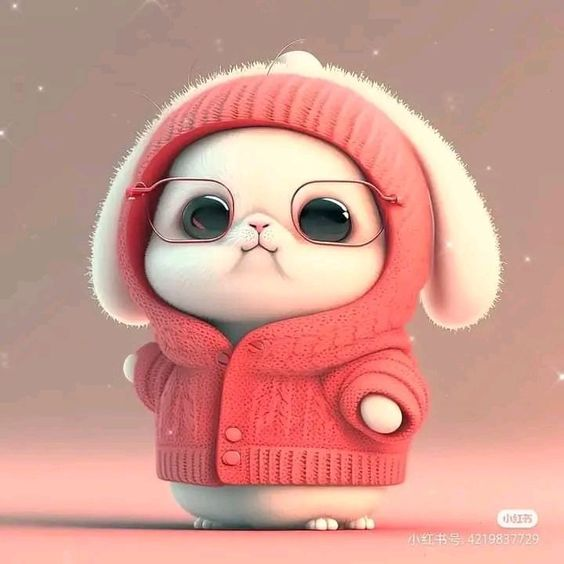
#> input picture comel.jpg, 564 x 564 px
$ python HistogramEqualisation.py
#> lines starting #> are read from the running program, lines starting #| are printed output that depends on the picture
import cv2
import numpy as np
import matplotlib.pyplot as plt

# Load grayscale image
img = cv2.imread('comel.jpg', cv2.IMREAD_GRAYSCALE)
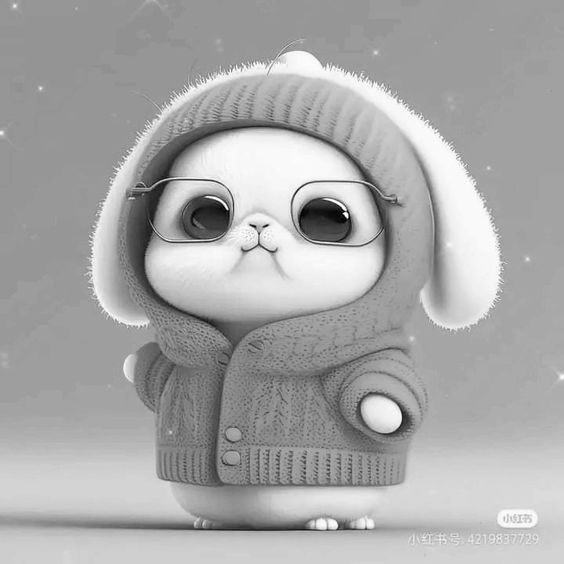
#> img: shape (564, 564); min 0, max 255, mean 168.3

# Calculate histogram
hist, bins = np.histogram(img.flatten(), 256, [0, 256])
#> hist = 256 values, max 25668 at index 150, min 1 at index 1, mean 1242.6; bins = 257 values from 0 to 256

# Calculate cumulative distribution function (CDF)
cdf = hist.cumsum()
#> cdf = 256 values from 15 to 318096
cdf_normalized = cdf * hist.max() / cdf.max()
#> cdf_normalized = 256 values from 1.21 to 25668

# Perform histogram equalization
equ = cv2.equalizeHist(img)
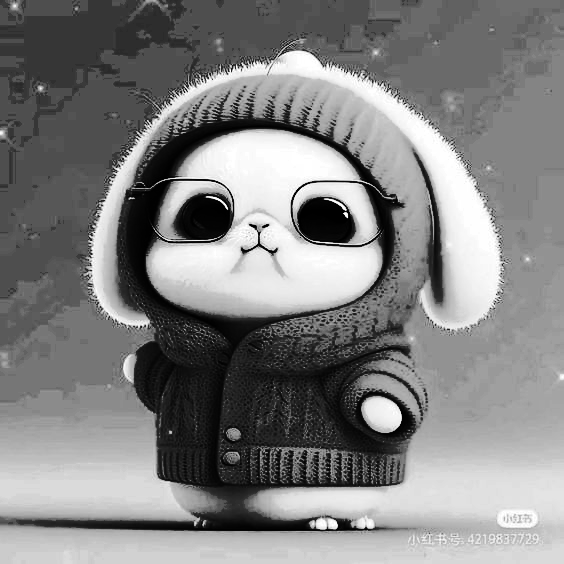
#> equ: shape (564, 564); min 0, max 255, mean 129.6

# Calculate new histogram
hist_equ, bins_equ = np.histogram(equ.flatten(), 256, [0, 256])
#> hist_equ = 256 values, max 25668 at index 78, min 0 at index 43, mean 1242.6; bins_equ = 257 values from 0 to 256

# Plot original and equalized images and their histograms
fig, axs = plt.subplots(2, 2, figsize=(8, 8))
axs[0, 0].imshow(img, cmap='gray')
axs[0, 0].set_title('Original Image')
axs[0, 1].hist(img.flatten(), 256, [0, 256], color='r')
axs[0, 1].set_title('Original Histogram')
axs[1, 0].imshow(equ, cmap='gray')
axs[1, 0].set_title('Equalized Image')
axs[1, 1].hist(equ.flatten(), 256, [0, 256], color='r')
axs[1, 1].set_title('Equalized Histogram')
plt.show()
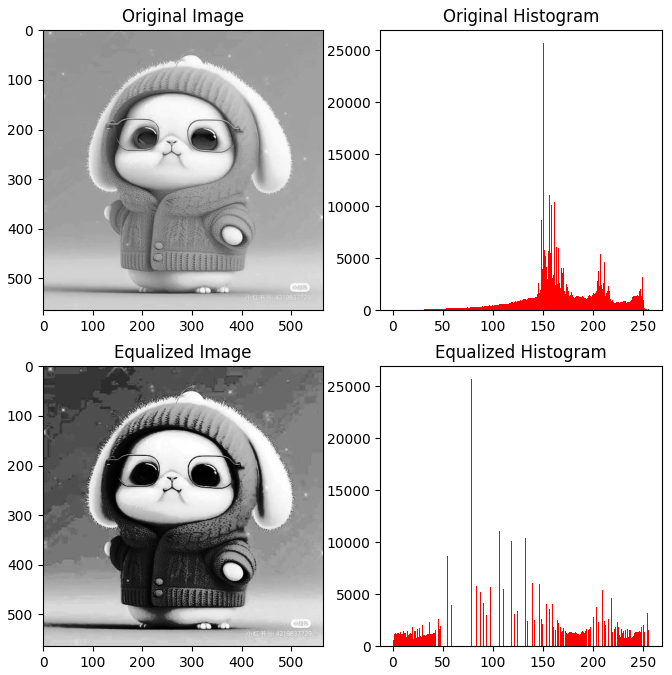
#> figure drawn by matplotlib, 4 panels; panel 2: tallest bar 25668 high, from x = 150 to 151; panel 4: tallest bar 25668 high, from x = 78 to 79

$ run again, with kiyowo.jpg copied over comel.jpg
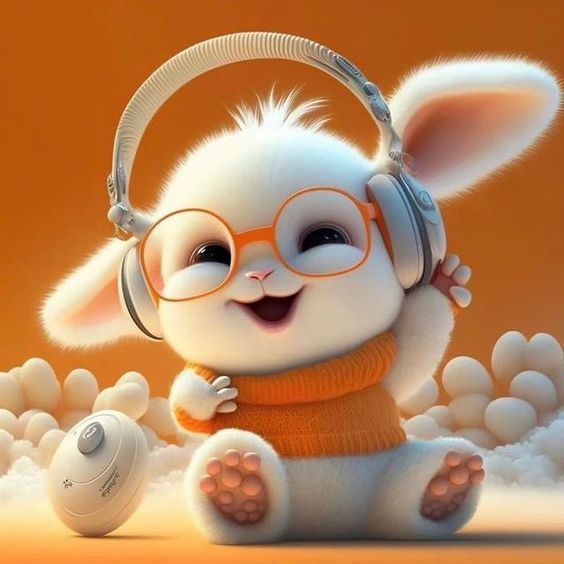
#> input picture kiyowo.jpg, 564 x 564 px
#> hist = 256 values, max 15507 at index 107, min 22 at index 34, mean 1242.6; bins = 257 values from 0 to 256
#> cdf = 256 values from 87 to 318096
#> cdf_normalized = 256 values from 4.24 to 15507
#> `equ = cv2.equalizeHist(img)`:
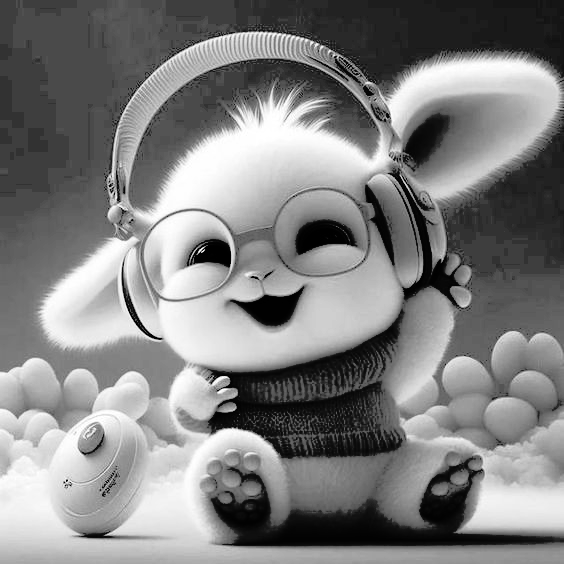
#> equ: shape (564, 564); min 0, max 255, mean 128.9
#> hist_equ = 256 values, max 15507 at index 74, min 0 at index 20, mean 1242.6; bins_equ = 257 values from 0 to 256
#> `plt.show()`:
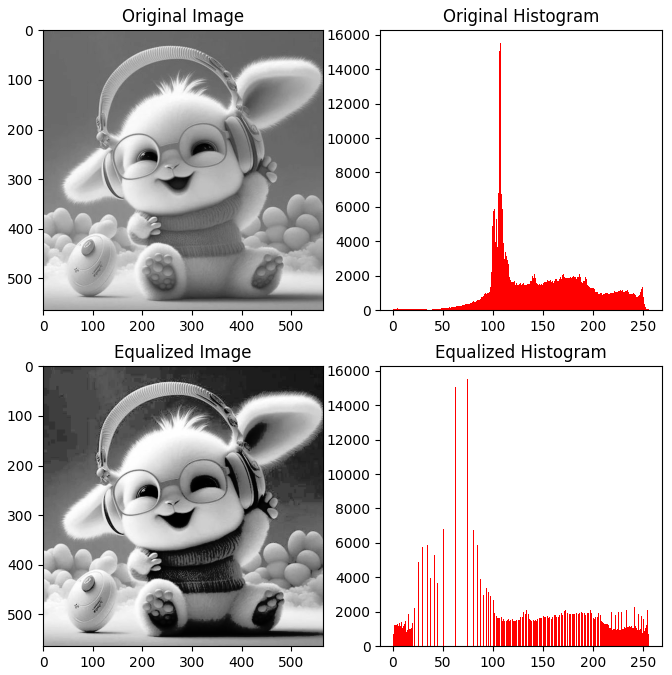
#> figure drawn by matplotlib, 4 panels; panel 2: tallest bar 15507 high, from x = 107 to 108; panel 4: tallest bar 15507 high, from x = 74 to 75
